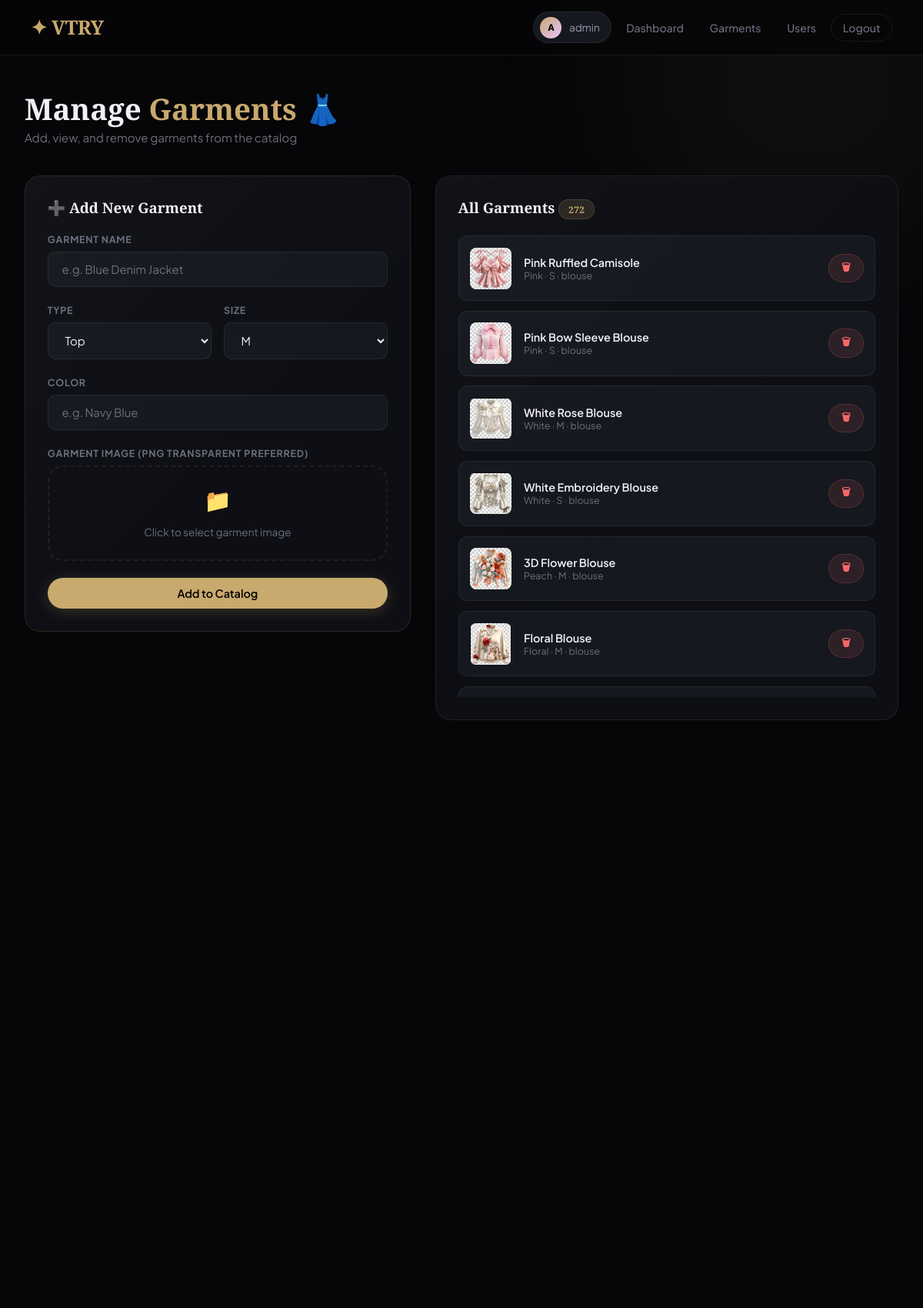
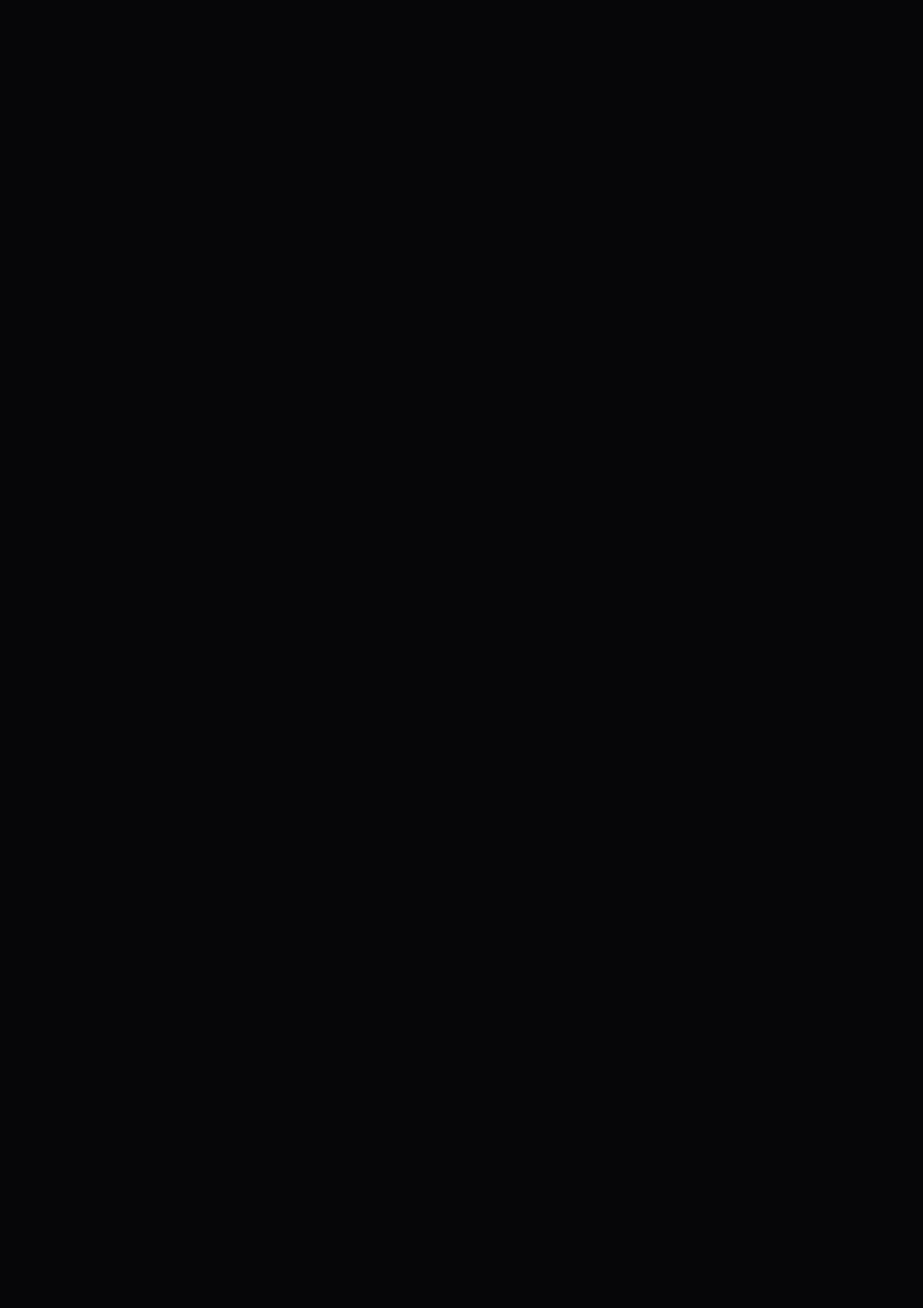
The page /admin/garments (signed in, upper part) on the database its author committed (2 pictures, top to bottom).
### tables this page shows
CREATE TABLE garments (
    id INTEGER PRIMARY KEY AUTOINCREMENT,
    name TEXT NOT NULL, type TEXT NOT NULL, color TEXT, size TEXT,
    image_path TEXT NOT NULL,
    created_at TIMESTAMP DEFAULT CURRENT_TIMESTAMP
);

### app.py (the view, shortened to what this page needs)
@app.route('/admin/garments', methods=['GET','POST'])
@admin_required
def admin_garments():
    db=get_db()
    garments=db.execute("SELECT * FROM garments ORDER BY type,id DESC").fetchall()
    db.close()
    return render_template('admin_garments.html', garments=garments)

### app.py (called while the page is built)
def get_db():
    db = sqlite3.connect(DB_PATH)
    db.row_factory = sqlite3.Row
    return db

def admin_required(f):
    @wraps(f)
    def decorated(*args, **kwargs):
        if 'admin_id' not in session:
            return redirect(url_for('admin_login'))
        return f(*args, **kwargs)
    return decorated

### templates/admin_garments.html (shortened to what this page needs)
{% extends 'base.html' %}
{% block content %}
<div class="container">
  <div class="page-header anim-fade-up">
    <h1>Manage <span style="color:var(--accent)">Garments</span> 👗</h1>
    <p>Add, view, and remove garments from the catalog</p>
  </div>
  <div class="layout-split">
    <div class="card card-glow anim-fade-up" style="border-color:rgba(200,169,110,0.15)">
      <h3 style="font-family:'Playfair Display',serif;font-weight:700;margin-bottom:1.3rem">➕ Add New Garment</h3>
      <form method="POST" enctype="multipart/form-data">
        <div class="form-group"><label>Garment Name</label><input type="text" name="name" placeholder="e.g. Blue Denim Jacket" required></div>
        <div class="form-row">
          <div class="form-group"><label>Type</label><select name="type"><option value="top">Top</option><option value="jacket">Jacket</option><option value="shirt">Shirt</option><option value="hoodie">Hoodie</option></select></div>
          <div class="form-group"><label>Size</label><select name="size"><option>XS</option><option>S</option><option selected>M</option><option>L</option><option>XL</option><option>XXL</option></select></div>
        </div>
        <div class="form-group"><label>Color</label><input type="text" name="color" placeholder="e.g. Navy Blue"></div>
        <div class="form-group">
          <label>Garment Image (PNG transparent preferred)</label>
          <div class="upload-zone" style="padding:1.5rem">
            <span class="u-icon" style="font-size:1.8rem">📁</span>
            <p style="font-size:0.85rem">Click to select garment image</p>
          </div>
        </div>
        <button type="submit" class="btn btn-primary" style="width:100%;justify-content:center">Add to Catalog</button>
      </form>
    </div>
    <div class="card anim-fade-up-2">
      <h3 style="font-family:'Playfair Display',serif;font-weight:700;margin-bottom:1.3rem">All Garments <span class="badge badge-gold">{{ garments|length }}</span></h3>
      {% if garments %}
      <div style="display:flex;flex-direction:column;gap:0.8rem;max-height:600px;overflow-y:auto">
        {% for g in garments %}
        <div style="display:flex;align-items:center;gap:1rem;padding:0.9rem;background:var(--surface2);border-radius:12px;border:1px solid var(--border);transition:border-color 0.2s" onmouseover="this.style.borderColor='var(--border-bright)'" onmouseout="this.style.borderColor='var(--border)'">
          <img src="/static/garments/{{ g.image_path }}" style="width:54px;height:54px;object-fit:contain;border-radius:8px;background:var(--bg)" onerror="this.style.display='none'">
          <div style="flex:1;min-width:0">
            <div style="font-weight:600;font-size:0.9rem;white-space:nowrap;overflow:hidden;text-overflow:ellipsis">{{ g.name }}</div>
            <div style="font-size:0.78rem;color:var(--text-muted)">{{ g.color }} · {{ g.size }} · {{ g.type }}</div>
          </div>
          <a href="{{ url_for('delete_garment', gid=g.id) }}" onclick="return confirm('Delete {{ g.name }}?')" class="btn btn-danger btn-sm">🗑</a>
        </div>
        {% endfor %}
      </div>
      {% else %}
      <div class="empty" style="padding:2rem"><span class="e-icon" style="font-size:2rem">👗</span><p>No garments yet. Add one!</p></div>
      {% endif %}
    </div>
  </div>
</div>
{% endblock %}

### templates/base.html (style rules this page uses)
:root { --bg:#060608; --surface:#0e0f14; --surface2:#16181f; --surface3:#1e2028; --border:rgba(255,255,255,0.07); --border-bright:rgba(255,255,255,0.14); --accent:#c8a96e; --accent2:#e8c4ff; --accent3:#7af8ca; --text:#f0f0f5; --text-muted:#6b6e7e; --text-soft:#9a9db0; --success:#7af8ca; --error:#ff6b6b; --warning:#ffd93d; --radius:20px; --radius-sm:10px; --nav-h:72px; }
*,*::before,*::after { margin:0;padding:0;box-sizing:border-box }
html { scroll-behavior:smooth }
body { font-family:'Plus Jakarta Sans',sans-serif;background:var(--bg);color:var(--text);min-height:100vh;overflow-x:hidden }
.container { max-width:1200px;margin:0 auto;padding:3rem 2rem }
.page-header { margin-bottom:2.5rem;animation:fadeUp 0.6s cubic-bezier(0.16,1,0.3,1) }
.page-header h1 { font-family:'Playfair Display',serif;font-size:2.4rem;font-weight:900;line-height:1.1;margin-bottom:0.4rem }
.page-header p { color:var(--text-muted);font-size:0.95rem }
.card { background:var(--surface);border:1px solid var(--border);border-radius:var(--radius);padding:1.8rem;transition:border-color 0.3s,box-shadow 0.3s;position:relative;overflow:hidden }
.card::before { content:'';position:absolute;inset:0;border-radius:inherit;background:linear-gradient(135deg,rgba(255,255,255,0.018) 0%,transparent 60%);pointer-events:none }
.btn { display:inline-flex;align-items:center;gap:0.5rem;padding:0.7rem 1.6rem;border-radius:50px;border:none;cursor:pointer;font-family:'Plus Jakarta Sans',sans-serif;font-size:0.9rem;font-weight:600;transition:all 0.25s cubic-bezier(0.16,1,0.3,1);text-decoration:none }
.btn-primary { background:var(--accent);color:#000;box-shadow:0 4px 20px rgba(200,169,110,0.22) }
.btn-danger { background:rgba(255,107,107,0.1);color:var(--error);border:1px solid rgba(255,107,107,0.2) }
.btn-sm { padding:0.42rem 1rem;font-size:0.82rem }
.form-group { margin-bottom:1.4rem }
.form-group label { display:block;margin-bottom:0.5rem;font-size:0.78rem;font-weight:700;color:var(--text-muted);letter-spacing:0.06em;text-transform:uppercase }
.form-group input,.form-group select { width:100%;padding:0.8rem 1.1rem;background:var(--surface2);border:1px solid var(--border);border-radius:var(--radius-sm);color:var(--text);font-family:'Plus Jakarta Sans',sans-serif;font-size:0.93rem;transition:border 0.2s,box-shadow 0.2s;outline:none }
.form-group input::placeholder { color:var(--text-muted) }
.form-row { display:grid;grid-template-columns:1fr 1fr;gap:1rem }
.badge { display:inline-flex;align-items:center;padding:0.25rem 0.75rem;border-radius:50px;font-size:0.74rem;font-weight:600;letter-spacing:0.03em }
.badge-gold { background:rgba(200,169,110,0.15);color:var(--accent);border:1px solid rgba(200,169,110,0.2) }
.upload-zone { border:2px dashed var(--border);border-radius:var(--radius);padding:2.5rem 2rem;text-align:center;cursor:pointer;transition:all 0.3s;position:relative;overflow:hidden }
.upload-zone .u-icon { font-size:2.8rem;margin-bottom:0.8rem;display:block;transition:transform 0.3s }
.upload-zone p { color:var(--text-muted);font-size:0.9rem;line-height:1.6 }
.layout-split { display:grid;grid-template-columns:1fr 1.2fr;gap:2rem;align-items:start }
.anim-fade-up { animation:fadeUp 0.6s cubic-bezier(0.16,1,0.3,1) both }
.anim-fade-up-2 { animation:fadeUp 0.6s cubic-bezier(0.16,1,0.3,1) 0.1s both }

### rows shown on the page
garments: image_path (picture), name "Pink Ruffled Camisole", color "Pink", size "S", type "blouse"
garments: image_path (picture), name "Pink Bow Sleeve Blouse", color "Pink", size "S", type "blouse"
garments: image_path (picture), name "White Rose Blouse", color "White", size "M", type "blouse"
garments: image_path (picture), name "White Embroidery Blouse", color "White", size "S", type "blouse"
garments: image_path (picture), name "3D Flower Blouse", color "Peach", size "M", type "blouse"
garments: image_path (picture), name "Floral Blouse", color "Floral", size "M", type "blouse"

### other values the page prints
{{ session.admin_name }} "admin"
{{ garments|length }} "272"
